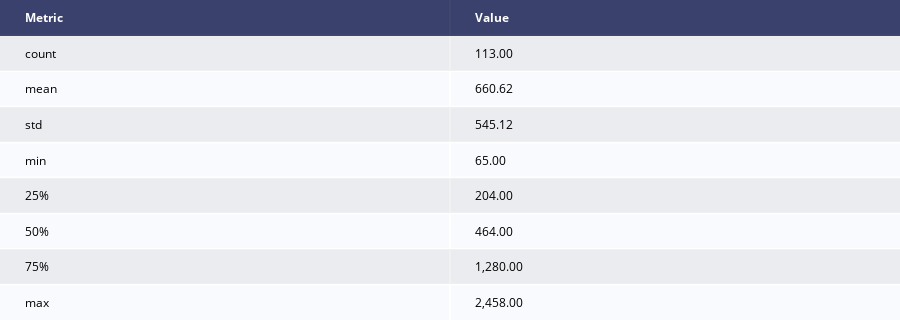

The notebook cell saved with this chart:
### Markdown cell above
## Word-Based Document Statistics

### Code cell
du.generate_document_statistics_by_word_count(total_text)

### Figure 1 — Plotly figure (JSON) as saved in the notebook; plotly's stock layout.template omitted (floating-point values rounded to 4 significant figures)
{"data": [{"colorscale": [[0, "#00083e"], [0.5, "#ededee"], [1, "#ffffff"]], "hoverinfo": "none", "opacity": 0.75, "showscale": false, "type": "heatmap", "z": [[0, 0], [0.5, 0.5], [1, 1], [0.5, 0.5], [1, 1], [0.5, 0.5], [1, 1], [0.5, 0.5], [1, 1]]}], "layout": {"annotations": [{"align": "center", "font": {"color": "#ffffff"}, "showarrow": false, "text": "<b>Metric</b>", "x": -0.45, "xanchor": "left", "xref": "x", "y": 0, "yref": "y"}, {"align": "center", "font": {"color": "#ffffff"}, "showarrow": false, "text": "<b>Value</b>", "x": 0.55, "xanchor": "left", "xref": "x", "y": 0, "yref": "y"}, {"align": "center", "font": {"color": "#000000"}, "showarrow": false, "text": "count", "x": -0.45, "xanchor": "left", "xref": "x", "y": 1, "yref": "y"}, {"align": "center", "font": {"color": "#000000"}, "showarrow": false, "text": "113.00", "x": 0.55, "xanchor": "left", "xref": "x", "y": 1, "yref": "y"}, {"align": "center", "font": {"color": "#000000"}, "showarrow": false, "text": "mean", "x": -0.45, "xanchor": "left", "xref": "x", "y": 2, "yref": "y"}, {"align": "center", "font": {"color": "#000000"}, "showarrow": false, "text": "660.62", "x": 0.55, "xanchor": "left", "xref": "x", "y": 2, "yref": "y"}, {"align": "center", "font": {"color": "#000000"}, "showarrow": false, "text": "std", "x": -0.45, "xanchor": "left", "xref": "x", "y": 3, "yref": "y"}, {"align": "center", "font": {"color": "#000000"}, "showarrow": false, "text": "545.12", "x": 0.55, "xanchor": "left", "xref": "x", "y": 3, "yref": "y"}, {"align": "center", "font": {"color": "#000000"}, "showarrow": false, "text": "min", "x": -0.45, "xanchor": "left", "xref": "x", "y": 4, "yref": "y"}, {"align": "center", "font": {"color": "#000000"}, "showarrow": false, "text": "65.00", "x": 0.55, "xanchor": "left", "xref": "x", "y": 4, "yref": "y"}, {"align": "center", "font": {"color": "#000000"}, "showarrow": false, "text": "25%", "x": -0.45, "xanchor": "left", "xref": "x", "y": 5, "yref": "y"}, {"align": "center", "font": {"color": "#000000"}, "showarrow": false, "text": "204.00", "x": 0.55, "xanchor": "left", "xref": "x", "y": 5, "yref": "y"}, {"align": "center", "font": {"color": "#000000"}, "showarrow": false, "text": "50%", "x": -0.45, "xanchor": "left", "xref": "x", "y": 6, "yref": "y"}, {"align": "center", "font": {"color": "#000000"}, "showarrow": false, "text": "464.00", "x": 0.55, "xanchor": "left", "xref": "x", "y": 6, "yref": "y"}, {"align": "center", "font": {"color": "#000000"}, "showarrow": false, "text": "75%", "x": -0.45, "xanchor": "left", "xref": "x", "y": 7, "yref": "y"}, {"align": "center", "font": {"color": "#000000"}, "showarrow": false, "text": "1,280.00", "x": 0.55, "xanchor": "left", "xref": "x", "y": 7, "yref": "y"}, {"align": "center", "font": {"color": "#000000"}, "showarrow": false, "text": "max", "x": -0.45, "xanchor": "left", "xref": "x", "y": 8, "yref": "y"}, {"align": "center", "font": {"color": "#000000"}, "showarrow": false, "text": "2,458.00", "x": 0.55, "xanchor": "left", "xref": "x", "y": 8, "yref": "y"}], "height": 320, "margin": {"b": 0, "l": 0, "r": 0, "t": 0}, "title": {"text": "Document Statistics"}, "xaxis": {"dtick": 1, "gridwidth": 2, "showticklabels": false, "tick0": -0.5, "ticks": "", "zeroline": false}, "yaxis": {"autorange": "reversed", "dtick": 1, "gridwidth": 2, "showticklabels": false, "tick0": 0.5, "ticks": "", "zeroline": false}}}
